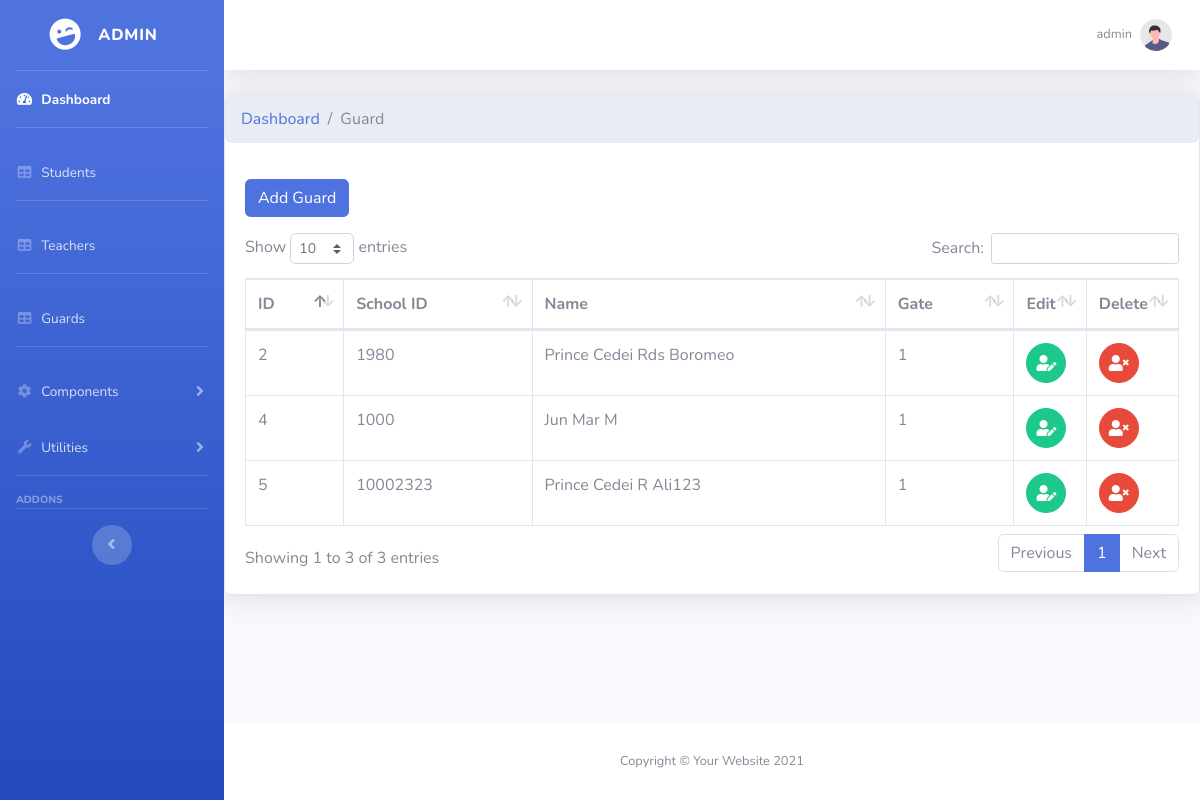
Before: /admin/guards.php (signed in) with the older database file.
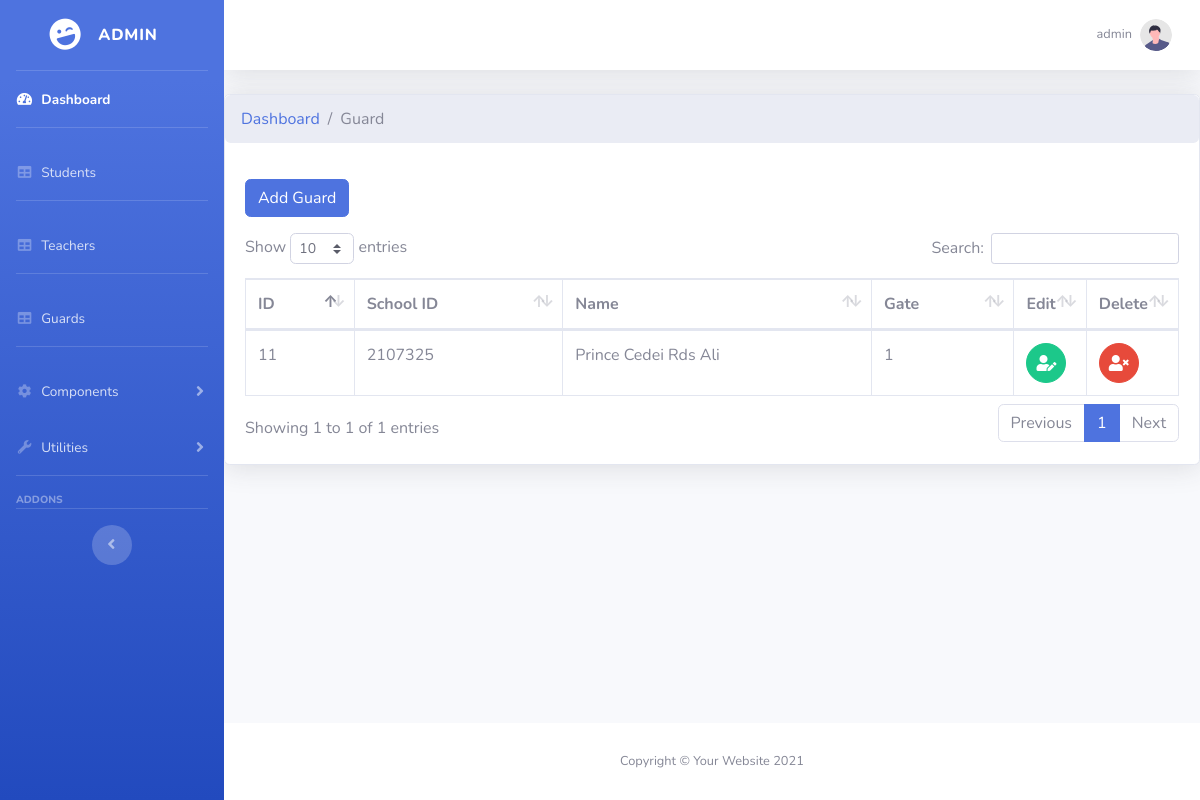
After: the same page with the newer database file.
### tables this page shows
CREATE TABLE `tbl_guard` (
  `id` int(11) NOT NULL,
  `school_id` varchar(150) NOT NULL,
  `fname` varchar(150) NOT NULL,
  `mname` varchar(150) NOT NULL,
  `lname` varchar(150) NOT NULL,
  `role` int(1) NOT NULL,
  `gate` int(1) NOT NULL,
  `date_created` timestamp(5) NOT NULL DEFAULT current_timestamp(5)
);

### admin/guards.php (the view, shortened to what this page needs)
<?php
    include '../process.php';
    include 'include/header.php';
    include 'include/sidebar.php';
    include 'include/topbar.php';
?>
    <div class="card shadow mb-4">
        <nav aria-label="breadcrumb">
            <ol class="breadcrumb">
                <li class="breadcrumb-item"><a href="index.php">Dashboard</a></li>
                <li class="breadcrumb-item active" aria-current="page">Guard</li>
            </ol>
        </nav>
        <div class="card-body">
                <button type="button" class="btn btn-primary mb-3 float-left" data-toggle="modal" data-target="#exampleModal_0_0">
                    Add Guard
                </button>
            <div class="table-responsive">
                <table class="table table-bordered" id="dataTable1" width="100%" cellspacing="0">
                    <thead>
                        <tr>
                            <th>ID</th>
                            <th>School ID</th>
                            <th>Name</th>
                            <th>Gate</th>
                            <th>Edit</th>
                            <th>Delete</th>
                        </tr>
                    </thead>
                    <tbody>
                        <?php
                            $query = "SELECT * FROM tbl_guard";
                            $query_run = mysqli_query($connection,$query);
                        ?>
                        <?php
                            if (mysqli_num_rows($query_run) > 0){
                                while($row = mysqli_fetch_assoc($query_run)){
                        ?>
                                    <tr style="text-transform: capitalize;">
                                        <td>
                                            <?php echo htmlspecialchars($row['id']); ?>
                                        </td>
                                        <td>
                                            <?php echo htmlspecialchars($row['school_id']); ?>
                                        </td>
                                        <td>
                                            <?php echo htmlspecialchars($row['fname']." ".$row['mname']. " " .$row['lname']); ?>
                                        </td>
                                        <td>
                                            <?php echo htmlspecialchars($row['gate']); ?>
                                        </td>
                                        <td width="2%">
                                            <button type="button" class="btn btn-success btn-circle" id="edit_guard" data-toggle="modal" data-target="#exampleModal_1_0" data-id1="<?php echo htmlspecialchars($row['id']); ?>" data-id2="<?php echo htmlspecialchars($row['school_id']); ?>" data-id3="<?php echo htmlspecialchars($row['fname']); ?>" data-id4="<?php echo htmlspecialchars($row['mname']); ?>" data-id5="<?php echo htmlspecialchars($row['lname']); ?>" data-id8="<?php echo htmlspecialchars($row['gate']); ?>" >
                                                <i class="fas fa-user-edit"></i>
                                            </button>
                                        </td>
                                        <td width="2%">
                                            <button type="button" class="btn btn-danger btn-circle" id="delete_guard" data-toggle="modal" data-target="#exampleModal_2_0" data-id1="<?php echo htmlspecialchars($row['id']); ?>" data-id2="<?php echo htmlspecialchars($row['school_id']); ?>" >
                                                <i class="fa fa-user-times"></i>
                                            </button>
                                        </td>
                                    </tr>
                    <?php
                                }
                            }
                    ?>
                    </tbody>
                </table>
            </div>
        </div>
    </div>
<?php
    include 'include/footer.php';
?>

Changed rows visible on the page:
removed tbl_guard: id "2", school "1980", fname+mname+lname "Prince Cedei Rds Boromeo", gate "1"
removed tbl_guard: id "4", school "1000", fname+mname+lname "Jun Mar M", gate "1"
removed tbl_guard: id "5", school "10002323", fname+mname+lname "Prince Cedei R Ali123", gate "1"
added tbl_guard: id "11", school "2107325", fname+mname+lname "Prince Cedei Rds Ali", gate "1"
Other visible differences:
text written by a page script: "Show entries Search: Showing 1 to 3 of 3 entries Previous 1 Next" → "Show entries Search: Showing 1 to 1 of 1 entries Previous 1 Next"
